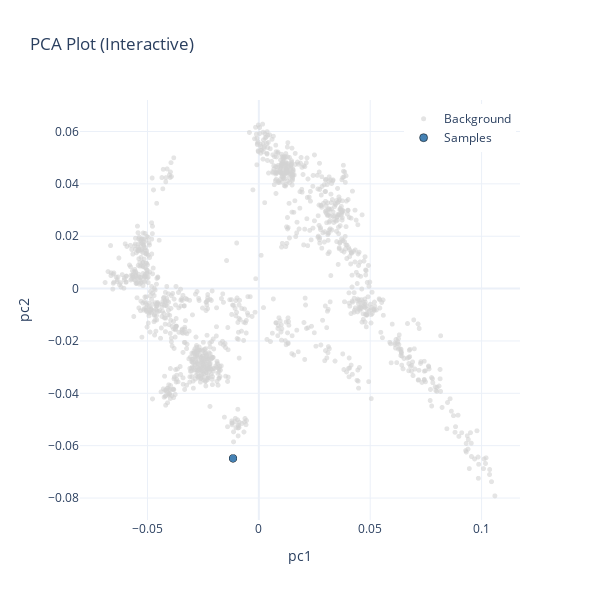

This figure's notebook cell:
### Markdown cell above
### Do HTML output of ancient Sardinian

### Code cell
%%time
df_proj = project_eigenstrat(es_path="/mnt/archgen/Autorun_eager/eager_outputs/TF/SUA/SUA002/genotyping/pileupcaller.double",
                   pca="HO", es_type="default", fig_path='./figs/SUA002.html')
df_proj

### Figure 1 — Plotly figure (JSON) as saved in the notebook; plotly's stock layout.template omitted (floating-point values rounded to 4 significant figures; data arrays with more than 128 entries replaced by an {"elided": "..."} marker saying what was removed)
{"data": [{"hovertemplate": "<b>%{text}</b><br>pc1: %{x}<br>pc2: %{y}<extra></extra>", "marker": {"color": "lightgray", "opacity": 0.6, "size": 5}, "mode": "markers", "name": "Background", "text": {"elided": "1250 str values"}, "type": "scattergl", "x": {"elided": "1250 float values"}, "y": {"elided": "1250 float values"}}, {"hovertemplate": "<b>%{text}</b><br>pc1: %{x}<br>pc2: %{y}<extra></extra>", "marker": {"color": "steelblue", "line": {"color": "black", "width": 0.5}, "size": 8}, "mode": "markers", "name": "Samples", "text": ["SUA002"], "type": "scattergl", "x": [-0.01158], "y": [-0.06484]}], "layout": {"height": 600, "legend": {"x": 0.99, "xanchor": "right", "y": 0.99, "yanchor": "top"}, "title": {"text": "PCA Plot (Interactive)"}, "width": 600, "xaxis": {"title": {"text": "pc1"}}, "yaxis": {"title": {"text": "pc2"}}}}
